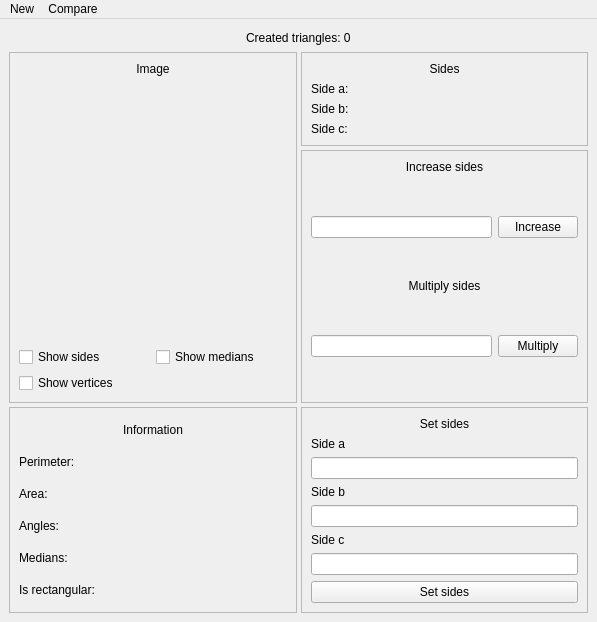
<?xml version="1.0" encoding="UTF-8"?>
<ui version="4.0">
 <class>TriangleViewer</class>
 <widget class="QMainWindow" name="TriangleViewer">
  <property name="geometry">
   <rect>
    <x>0</x>
    <y>0</y>
    <width>597</width>
    <height>622</height>
   </rect>
  </property>
  <property name="windowTitle">
   <string>TriangleViewer</string>
  </property>
  <widget class="QWidget" name="centralwidget">
   <layout class="QGridLayout" name="gridLayout" rowstretch="0,0,0,0" columnstretch="1,0,1">
    <property name="horizontalSpacing">
     <number>2</number>
    </property>
    <property name="verticalSpacing">
     <number>4</number>
    </property>
    <item row="3" column="0">
     <widget class="QFrame" name="calculationsFrame">
      <property name="frameShape">
       <enum>QFrame::StyledPanel</enum>
      </property>
      <property name="frameShadow">
       <enum>QFrame::Plain</enum>
      </property>
      <layout class="QVBoxLayout" name="verticalLayout">
       <item>
        <widget class="QLabel" name="infoLabel">
         <property name="text">
          <string>Information</string>
         </property>
         <property name="alignment">
          <set>Qt::AlignCenter</set>
         </property>
        </widget>
       </item>
       <item>
        <widget class="QLabel" name="perimeterLabel">
         <property name="text">
          <string>Perimeter:</string>
         </property>
        </widget>
       </item>
       <item>
        <widget class="QLabel" name="areaLabel">
         <property name="text">
          <string>Area:</string>
         </property>
        </widget>
       </item>
       <item>
        <widget class="QLabel" name="anglesLabel">
         <property name="text">
          <string>Angles:</string>
         </property>
        </widget>
       </item>
       <item>
        <widget class="QLabel" name="mediansLabel">
         <property name="text">
          <string>Medians:</string>
         </property>
        </widget>
       </item>
       <item>
        <widget class="QLabel" name="rectangularLabel">
         <property name="text">
          <string>Is rectangular:</string>
         </property>
        </widget>
       </item>
      </layout>
     </widget>
    </item>
    <item row="3" column="2">
     <widget class="QFrame" name="settingFrame">
      <property name="frameShape">
       <enum>QFrame::StyledPanel</enum>
      </property>
      <property name="frameShadow">
       <enum>QFrame::Plain</enum>
      </property>
      <layout class="QVBoxLayout" name="verticalLayout_2">
       <item>
        <widget class="QLabel" name="setSidesLabel">
         <property name="text">
          <string>Set sides</string>
         </property>
         <property name="alignment">
          <set>Qt::AlignCenter</set>
         </property>
        </widget>
       </item>
       <item>
        <widget class="QLabel" name="label_2">
         <property name="text">
          <string>Side a</string>
         </property>
        </widget>
       </item>
       <item>
        <widget class="QLineEdit" name="sideAField"/>
       </item>
       <item>
        <widget class="QLabel" name="label_3">
         <property name="text">
          <string>Side b</string>
         </property>
        </widget>
       </item>
       <item>
        <widget class="QLineEdit" name="sideBField"/>
       </item>
       <item>
        <widget class="QLabel" name="label_4">
         <property name="text">
          <string>Side c</string>
         </property>
        </widget>
       </item>
       <item>
        <widget class="QLineEdit" name="sideCField"/>
       </item>
       <item>
        <widget class="QPushButton" name="setSidesButton">
         <property name="text">
          <string>Set sides</string>
         </property>
        </widget>
       </item>
      </layout>
     </widget>
    </item>
    <item row="2" column="2">
     <widget class="QFrame" name="increaseFrame">
      <property name="frameShape">
       <enum>QFrame::StyledPanel</enum>
      </property>
      <property name="frameShadow">
       <enum>QFrame::Plain</enum>
      </property>
      <layout class="QVBoxLayout" name="verticalLayout_3" stretch="0,0,0,0,0,0,0,0">
       <item>
        <widget class="QLabel" name="increaseLabel">
         <property name="text">
          <string>Increase sides</string>
         </property>
         <property name="alignment">
          <set>Qt::AlignCenter</set>
         </property>
        </widget>
       </item>
       <item>
        <spacer name="verticalSpacer">
         <property name="orientation">
          <enum>Qt::Vertical</enum>
         </property>
         <property name="sizeHint" stdset="0">
          <size>
           <width>20</width>
           <height>40</height>
          </size>
         </property>
        </spacer>
       </item>
       <item>
        <layout class="QHBoxLayout" name="horizontalLayout">
         <item>
          <widget class="QLineEdit" name="increaseField"/>
         </item>
         <item>
          <widget class="QPushButton" name="increaseButton">
           <property name="text">
            <string>Increase</string>
           </property>
          </widget>
         </item>
        </layout>
       </item>
       <item>
        <spacer name="verticalSpacer_2">
         <property name="orientation">
          <enum>Qt::Vertical</enum>
         </property>
         <property name="sizeHint" stdset="0">
          <size>
           <width>20</width>
           <height>40</height>
          </size>
         </property>
        </spacer>
       </item>
       <item>
        <widget class="QLabel" name="label_5">
         <property name="text">
          <string>Multiply sides</string>
         </property>
         <property name="alignment">
          <set>Qt::AlignCenter</set>
         </property>
        </widget>
       </item>
       <item>
        <spacer name="verticalSpacer_3">
         <property name="orientation">
          <enum>Qt::Vertical</enum>
         </property>
         <property name="sizeHint" stdset="0">
          <size>
           <width>20</width>
           <height>40</height>
          </size>
         </property>
        </spacer>
       </item>
       <item>
        <layout class="QHBoxLayout" name="horizontalLayout_5">
         <item>
          <widget class="QLineEdit" name="multiplyField"/>
         </item>
         <item>
          <widget class="QPushButton" name="multiplyButton">
           <property name="text">
            <string>Multiply</string>
           </property>
          </widget>
         </item>
        </layout>
       </item>
       <item>
        <spacer name="verticalSpacer_4">
         <property name="orientation">
          <enum>Qt::Vertical</enum>
         </property>
         <property name="sizeHint" stdset="0">
          <size>
           <width>20</width>
           <height>40</height>
          </size>
         </property>
        </spacer>
       </item>
      </layout>
     </widget>
    </item>
    <item row="1" column="0" rowspan="2">
     <widget class="QFrame" name="imageFrame">
      <property name="frameShape">
       <enum>QFrame::StyledPanel</enum>
      </property>
      <property name="frameShadow">
       <enum>QFrame::Sunken</enum>
      </property>
      <property name="lineWidth">
       <number>1</number>
      </property>
      <layout class="QVBoxLayout" name="verticalLayout_5" stretch="0,1,0">
       <item>
        <widget class="QLabel" name="label">
         <property name="text">
          <string>Image</string>
         </property>
         <property name="alignment">
          <set>Qt::AlignCenter</set>
         </property>
        </widget>
       </item>
       <item>
        <widget class="ViewWidget" name="viewWidget" native="true">
         <property name="sizePolicy">
          <sizepolicy hsizetype="Preferred" vsizetype="Preferred">
           <horstretch>0</horstretch>
           <verstretch>0</verstretch>
          </sizepolicy>
         </property>
        </widget>
       </item>
       <item>
        <layout class="QGridLayout" name="gridLayout_2">
         <item row="0" column="0">
          <widget class="QCheckBox" name="sidesCheckBox">
           <property name="text">
            <string>Show sides</string>
           </property>
          </widget>
         </item>
         <item row="0" column="1">
          <widget class="QCheckBox" name="mediansCheckBox">
           <property name="text">
            <string>Show medians</string>
           </property>
          </widget>
         </item>
         <item row="1" column="0">
          <widget class="QCheckBox" name="verticesCheckBox">
           <property name="text">
            <string>Show vertices</string>
           </property>
          </widget>
         </item>
        </layout>
       </item>
      </layout>
     </widget>
    </item>
    <item row="1" column="2">
     <widget class="QFrame" name="infoFrame">
      <property name="frameShape">
       <enum>QFrame::StyledPanel</enum>
      </property>
      <property name="frameShadow">
       <enum>QFrame::Plain</enum>
      </property>
      <layout class="QVBoxLayout" name="verticalLayout_4">
       <item>
        <widget class="QLabel" name="sidesLabel">
         <property name="text">
          <string>Sides</string>
         </property>
         <property name="alignment">
          <set>Qt::AlignCenter</set>
         </property>
        </widget>
       </item>
       <item>
        <widget class="QLabel" name="sideALabel">
         <property name="text">
          <string>Side a:</string>
         </property>
        </widget>
       </item>
       <item>
        <widget class="QLabel" name="sideBLabel">
         <property name="text">
          <string>Side b:</string>
         </property>
        </widget>
       </item>
       <item>
        <widget class="QLabel" name="sideCLabel">
         <property name="text">
          <string>Side c:</string>
         </property>
        </widget>
       </item>
      </layout>
     </widget>
    </item>
    <item row="0" column="0" colspan="3">
     <layout class="QHBoxLayout" name="horizontalLayout_4">
      <item>
       <spacer name="horizontalSpacer_2">
        <property name="orientation">
         <enum>Qt::Horizontal</enum>
        </property>
        <property name="sizeHint" stdset="0">
         <size>
          <width>40</width>
          <height>20</height>
         </size>
        </property>
       </spacer>
      </item>
      <item>
       <widget class="QLabel" name="createdTrianglesLabel">
        <property name="text">
         <string>Created triangles: 0</string>
        </property>
       </widget>
      </item>
      <item>
       <spacer name="horizontalSpacer">
        <property name="orientation">
         <enum>Qt::Horizontal</enum>
        </property>
        <property name="sizeHint" stdset="0">
         <size>
          <width>40</width>
          <height>20</height>
         </size>
        </property>
       </spacer>
      </item>
     </layout>
    </item>
   </layout>
  </widget>
  <widget class="QMenuBar" name="menuBar">
   <property name="geometry">
    <rect>
     <x>0</x>
     <y>0</y>
     <width>597</width>
     <height>22</height>
    </rect>
   </property>
   <widget class="QMenu" name="menuNew">
    <property name="title">
     <string>New</string>
    </property>
    <addaction name="actionTriangle"/>
   </widget>
   <widget class="QMenu" name="menuCompare">
    <property name="title">
     <string>Compare</string>
    </property>
    <addaction name="actionTriangles"/>
   </widget>
   <addaction name="menuNew"/>
   <addaction name="menuCompare"/>
  </widget>
  <action name="actionTriangle">
   <property name="text">
    <string>Triangle</string>
   </property>
  </action>
  <action name="actionTriangles">
   <property name="text">
    <string>Triangles</string>
   </property>
  </action>
 </widget>
 <customwidgets>
  <customwidget>
   <class>ViewWidget</class>
   <extends>QWidget</extends>
   <header location="global">viewwidget.h</header>
   <container>1</container>
  </customwidget>
 </customwidgets>
 <resources/>
 <connections/>
</ui>
